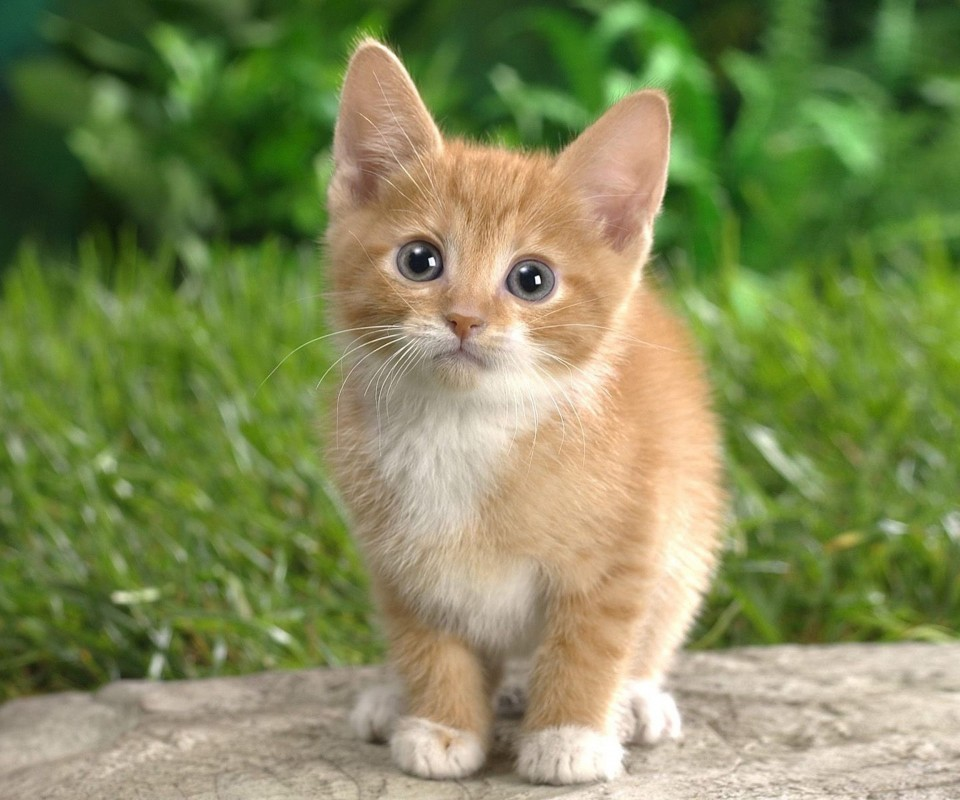
#> input picture cv/1.jpg, 960 x 800 px
$ python plot.py
#> lines starting #> are read from the running program, lines starting #| are printed output that depends on the picture
#
import cv2
import matplotlib.pyplot as plt

#Display a cv2.imread() image in plt
im=cv2.imread('1.jpg')
#> im is the input picture: shape (800, 960, 3); mean B, G, R 87.5, 137.5, 128.5
fig0=plt.figure(0,figsize=(6,10))#(w,h) inch
plt.axis('off')
plt.imshow(cv2.cvtColor(im,cv2.COLOR_BGR2RGB))
plt.show()
fig0.clear()

#cv2 rectangle
xmin,ymin,xmax,ymax=100,100,200,400
im_copy=im.copy()
cv2.rectangle(im_copy,(xmin,ymin),(xmax,ymax),(255,255,255),thickness=-1)
cv2.putText(im_copy,'cute cat',(xmin,ymax),cv2.FONT_HERSHEY_COMPLEX,2, (0,0,255),2)
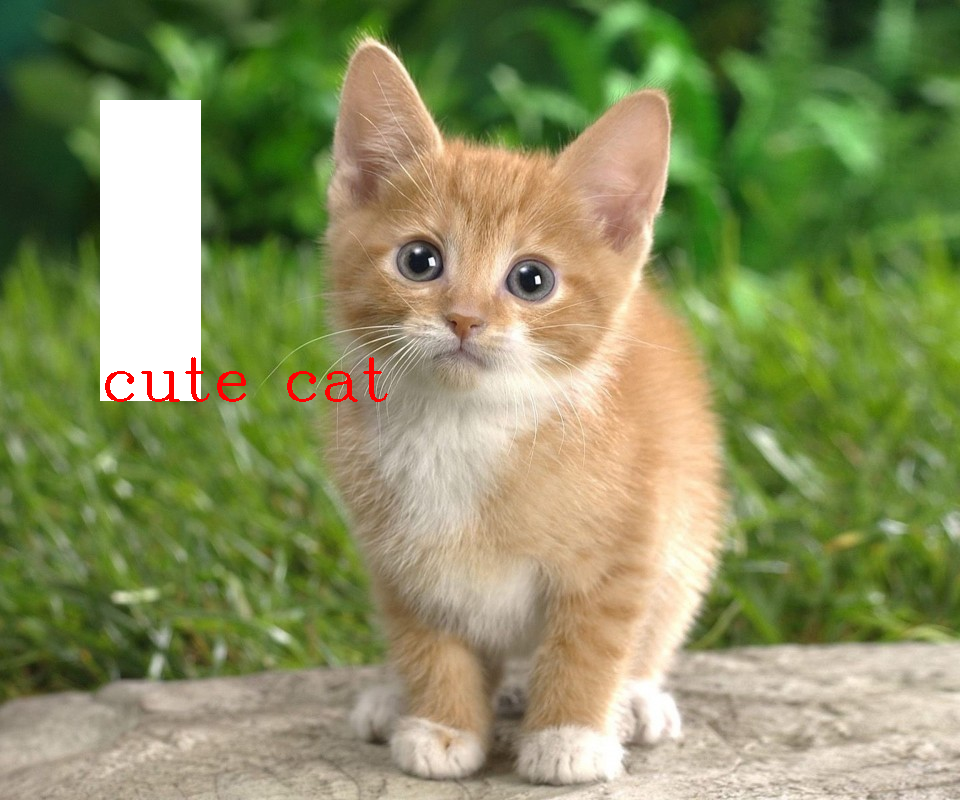
#> im_copy: shape (800, 960, 3); mean B, G, R 95.4, 142.7, 135.7
cv2.imshow('im',im)
cv2.imshow('rectim',im_copy)
cv2.waitKey(0)
cv2.destroyWindow('rectim')
cv2.destroyAllWindows()
